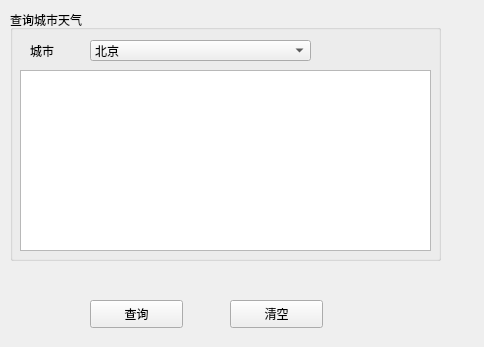
<?xml version="1.0" encoding="UTF-8"?>
<ui version="4.0">
 <class>Form</class>
 <widget class="QWidget" name="Form">
  <property name="geometry">
   <rect>
    <x>0</x>
    <y>0</y>
    <width>484</width>
    <height>347</height>
   </rect>
  </property>
  <property name="windowTitle">
   <string>Form</string>
  </property>
  <widget class="QGroupBox" name="groupBox">
   <property name="geometry">
    <rect>
     <x>10</x>
     <y>10</y>
     <width>431</width>
     <height>251</height>
    </rect>
   </property>
   <property name="title">
    <string>查询城市天气</string>
   </property>
   <widget class="QComboBox" name="weatherComboBox">
    <property name="geometry">
     <rect>
      <x>80</x>
      <y>30</y>
      <width>221</width>
      <height>21</height>
     </rect>
    </property>
    <item>
     <property name="text">
      <string>北京</string>
     </property>
    </item>
    <item>
     <property name="text">
      <string>天津</string>
     </property>
    </item>
    <item>
     <property name="text">
      <string>上海</string>
     </property>
    </item>
   </widget>
   <widget class="QTextEdit" name="resultText">
    <property name="geometry">
     <rect>
      <x>10</x>
      <y>60</y>
      <width>411</width>
      <height>181</height>
     </rect>
    </property>
   </widget>
   <widget class="QLabel" name="label">
    <property name="geometry">
     <rect>
      <x>20</x>
      <y>30</y>
      <width>72</width>
      <height>21</height>
     </rect>
    </property>
    <property name="text">
     <string>城市</string>
    </property>
   </widget>
  </widget>
  <widget class="QPushButton" name="queryBtn">
   <property name="geometry">
    <rect>
     <x>90</x>
     <y>300</y>
     <width>93</width>
     <height>28</height>
    </rect>
   </property>
   <property name="text">
    <string>查询</string>
   </property>
  </widget>
  <widget class="QPushButton" name="clearBtn">
   <property name="geometry">
    <rect>
     <x>230</x>
     <y>300</y>
     <width>93</width>
     <height>28</height>
    </rect>
   </property>
   <property name="text">
    <string>清空</string>
   </property>
  </widget>
 </widget>
 <resources/>
 <connections>
  <connection>
   <sender>clearBtn</sender>
   <signal>clicked()</signal>
   <receiver>Form</receiver>
   <slot>clearResult()</slot>
   <hints>
    <hint type="sourcelabel">
     <x>270</x>
     <y>314</y>
    </hint>
    <hint type="destinationlabel">
     <x>363</x>
     <y>288</y>
    </hint>
   </hints>
  </connection>
  <connection>
   <sender>queryBtn</sender>
   <signal>clicked()</signal>
   <receiver>Form</receiver>
   <slot>queryWeather()</slot>
   <hints>
    <hint type="sourcelabel">
     <x>161</x>
     <y>313</y>
    </hint>
    <hint type="destinationlabel">
     <x>64</x>
     <y>286</y>
    </hint>
   </hints>
  </connection>
 </connections>
 <slots>
  <slot>clearResult()</slot>
  <slot>queryWeather()</slot>
 </slots>
</ui>
